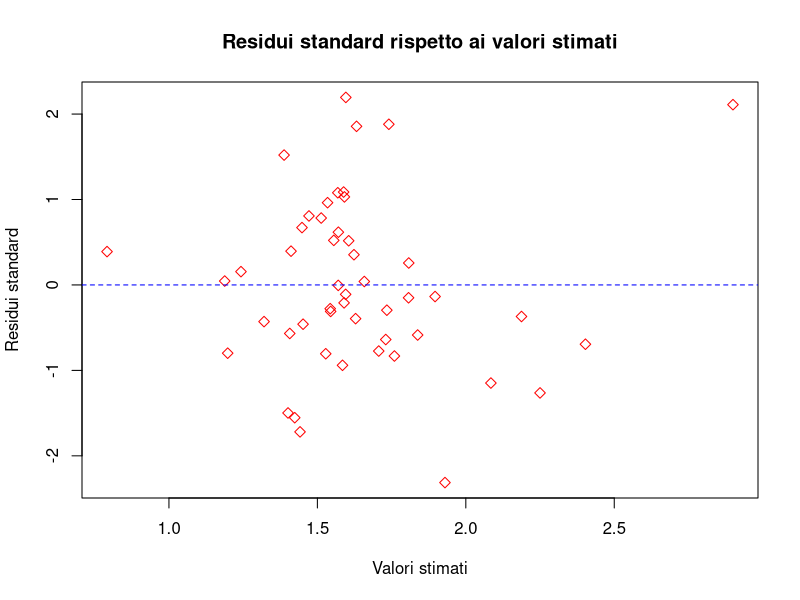

This figure's R source:
library(readxl)
library(ggplot2)

data <- read_excel("dataset_puliti/fertilita_arrotondato.xlsx")

# Visualizzo il dataframe
View(data)


#___________________________________________________________________________


#Matrice delle covarianze
cov(data[, -1])

#Matrice delle correlazioni
cor(data[, -1])

#Eseguo la regressione lineare
#La variabile dipendente è l'anno 2021
#Le variabili indipendenti sono gli anni dal 2010 al 2020
model <- lm(data$`2021` ~ data$`2010` + data$`2011` + data$`2012` + 
              data$`2013` + data$`2014` + data$`2015` + data$`2016` + 
              data$`2017` + data$`2018` + data$`2019` + data$`2020`)
model

#Calcolo il vettore dei valori stimati
stime <- fitted(model)

#Calcolo il vettore dei residui
residui <- resid(model)

#Calcolo il vettore dei residui standard
residuiStandard <- residui/sd(residui)

#Costruisco il grafico dei residui in funzione dei valori stimati
plot(stime, residuiStandard, 
     main="Residui standard rispetto ai valori stimati", 
     xlab="Valori stimati", ylab="Residui standard", pch=5, col="red")
abline(h=0, col="blue", lty=2)
